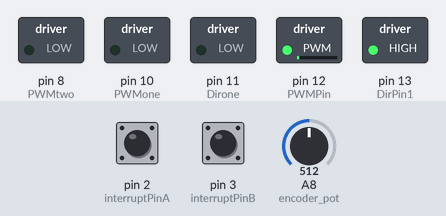
The sketch below on a simulated Arduino Mega 2560, built with avr-gcc and run on an emulated ATmega2560. On the bench: switched loads named in the sketch (green lamp = pin HIGH). The test bench sets the inputs (shaded band); at power-on: A8 (encoder_pot) = 512, pin 2 (interruptPinA) HIGH, pin 3 (interruptPinB) HIGH. The ROS host is connected and sends only what is stated.

Above: at 1.2 s.
1.3 s: A8 (encoder_pot) set to 505
At 2.5 s:
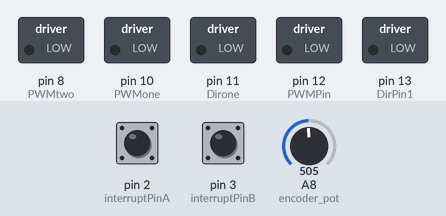
2.8 s: A8 (encoder_pot) set to 511
At 3.9 s:
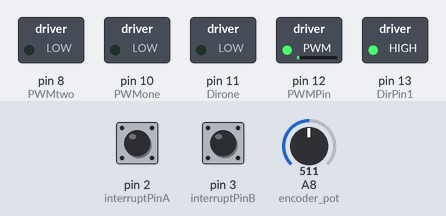
4.3 s: A8 (encoder_pot) set to 490
At 5.0 s:
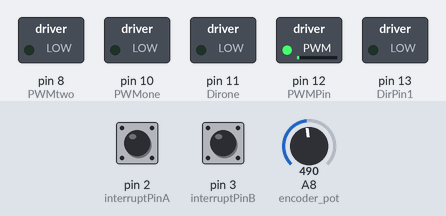
5.8 s: A8 (encoder_pot) set to 510
At 6.1 s:
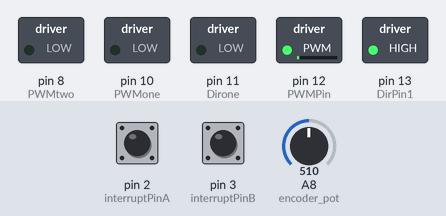
7.3 s: A8 (encoder_pot) set to 306
At 8.5 s:
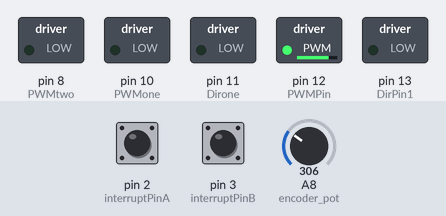
8.8 s: A8 (encoder_pot) set to 716
At 9.6 s:
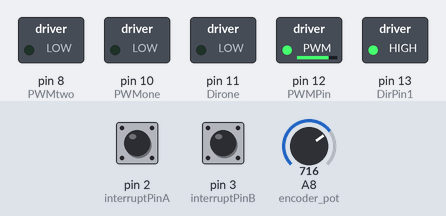
Timing chart, 0 to 11.3 s (numbered marks = the images above; inputs shaded):
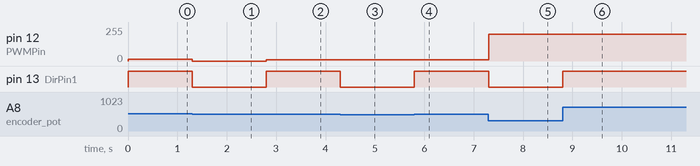

The sketch:

ECU.ino
```cpp
#include <ros.h>
#include <std_msgs/Int8MultiArray.h>

/*=====ROS 통신을 위한 변수========*/
  ros::NodeHandle nh;
  std_msgs::Int8MultiArray msg;

  int8_t _speed=0; //0 - 10 km/h
  int8_t angle=0; //-30 - 30 degree
  int8_t gear=0;
/*==============================*/


/*=====하드웨어 제어를 위한 변수========*/
  int encoder_pot = A8;    // 조향모터 가변저항 및 조향모터의 PID제어를 위한 변수
  int val;
  int encoder_val;
  float kp = 0.1;
  float ki = 0.00000 ;
  float kd = 2.00;
  float Theta, Theta_d;
  int dt;
  unsigned long t;
  unsigned long t_prev = 0;
  int val_prev =0;
  float e, e_prev = 0, inte, inte_prev = 0;
  float Vmax = 24;
  float Vmin = -24;
  float V = 0.1;
  void SteerCon(); // 조향 모터의 PID제어 함수
  int St_M = 512;// 직진 조향값
  int steering_angle = 300;

  const byte interruptPinA = 2;  // 구동모터의 엔코더센서 핀번호
  const byte interruptPinB = 3;
  volatile long EncoderCount = 0; // 엔코더 값 변수

  const byte PWMPin = 12; // 조향 모터의 모터드라이브 PWM,DIR 핀번호
  const byte DirPin1 = 13;

  int PWMone = 10; // 구동 모터의 모터드라이브 PWM1,PWM2,DIR1,DIR2 핀번호
  int Dirone = 11;
  int PWMtwo = 8;
  int Dirtwo = 9;
  void mDrive(); // 구동 모터의 OPEN LOOP 제어 함수

  int Speed, Steer,HSteer=0,HSpeed=0; // 상위 제어기와 통신을 위한 변수
  byte State, ESTOP, Mode,HGear=0;
  byte ALIVE = 0;
  char SendMessage[17];

  int Thro,Aux,Gear,ALIE,T,A,G,AL; // 조종기를 위한 변수
  void controller(); // 조종기 통신 함수
/*==============================*/

/*=====ROS 통신을 위한 함수========*/
void msgCallback(const std_msgs::Int8MultiArray& msg) {
  _speed=msg.data[0];
  angle=msg.data[1];
  gear=msg.data[2];
}

ros::Subscriber<std_msgs::Int8MultiArray> sub("SpeedAngleGear", &msgCallback);
/*==============================*/

void setup(){
  /*======ROS 통신========*/
  nh.initNode();
  nh.subscribe(sub);
  /*=====================*/
  pinMode(DirPin1, OUTPUT); // 조향 모터
  pinMode(PWMone,OUTPUT);
  pinMode(Dirone,OUTPUT); // 구동 모터
  pinMode(PWMtwo,OUTPUT);
  pinMode(Dirone,OUTPUT);
  pinMode(interruptPinA, INPUT_PULLUP); // 엔코더 핀
  pinMode(interruptPinB, INPUT_PULLUP);
  attachInterrupt(digitalPinToInterrupt(interruptPinA), ISR_EncoderA, CHANGE); // 엔코더 값을 읽기 위한 인터럽트 서비스 루틴
  attachInterrupt(digitalPinToInterrupt(interruptPinB), ISR_EncoderB, CHANGE);

  //State=1;
}

void loop(){
  /*=====for Debugging=======*/
  char ch[20]={0};
  if(angle>0){
    ch[0]=angle/10+48;
    ch[1]=angle%10+48;
  }
  else{
    ch[0]='-';
    ch[1]=-1*angle/10+48;
    ch[2]=-1*angle%10+48;
  }
  nh.loginfo(ch);
  /*============================*/
  HSpeed=_speed;
  HSteer=angle;
  HGear=gear;

  HSpeed = map(HSpeed, 0, 10, 0, 255);
  HSteer = map(HSteer, -30, 30, 0, 1000);
  Mdrive(HSpeed,HGear);    //SPEED값 제어
  SteerCon(HSteer);    //STEER값 제어

  nh.spinOnce();
  delay(1);
}

void SteerCon(float Q) { // 조향모터의 제어를 위한 함수, Q = 조향 목표값
    val = Q;
    if(val > St_M + steering_angle){  // 조향 최대값 제한
      val = St_M + steering_angle;
    }
    else if(val < St_M - steering_angle){ // 조향 최소값 제한
      val = St_M - steering_angle;
    }
    encoder_val = analogRead(encoder_pot);               // Read V_out from Feedback Pot
    t = millis();

    dt = (t - t_prev);                                  // Time step
    Theta = val;                                        // Theta= Actual Angular Position of the Motor
    Theta_d = encoder_val;                              // Theta_d= Desired Angular Position of the Motor

    e = Theta_d - Theta;                                // Error -> 목표 값에서 현재 값을 빼야하는 거 아닌가?
    inte = inte_prev + (dt * (e + e_prev) / 2);         // Integration of Error
    V = kp * e + ki * inte + (kd * (e - e_prev) / dt) ; // Controlling Function

    if (V > Vmax) {
      V = Vmax;
      inte = inte_prev;
    }
    if (V < Vmin) {
      V = Vmin;
      inte = inte_prev;
      val_prev= val;
    }
    int PWMval = int(255 * abs(V) / Vmax);
    if (PWMval > 200) {
      PWMval = 200;
    }
    if (V > 0.5) {
      digitalWrite(DirPin1, HIGH);
      analogWrite(PWMPin, PWMval);
    }
    else if (V < -0.5) {
      digitalWrite(DirPin1, LOW);
      analogWrite(PWMPin, PWMval);
    }
    else {
      digitalWrite(DirPin1, LOW);
      analogWrite(PWMPin, 0);
    }
    t_prev = t;
    inte_prev = inte;
    e_prev = e;
}

void Mdrive(int q,int w){ //구동모터의 제어를 위한 함수, q = Speed, w = 정,역방향 지정
  // 정방향
  if(w == 0){
    digitalWrite(Dirtwo,1);
    analogWrite(PWMtwo,q);
    digitalWrite(Dirone,0);
    analogWrite(PWMone,q);
  }

  // 역방향
  else if(w == 2){
    digitalWrite(Dirtwo,0);
    analogWrite(PWMtwo,q);
   digitalWrite(Dirone,1);
   analogWrite(PWMone,q);
  }

  // e-stop
  else if(w == 1){
    digitalWrite(Dirtwo,0);
    analogWrite(PWMtwo,0);
    digitalWrite(Dirone,0);
    analogWrite(PWMone,0);
  }
}

void ISR_EncoderA() { // 엔코더 값을 저장하기 위한 내부 인터럽트 서비스 함수
  bool PinB = digitalRead(interruptPinB);
  bool PinA = digitalRead(interruptPinA);

  if (PinB == LOW) {
    if (PinA == HIGH) {
      EncoderCount++;
    }
    else {
      EncoderCount--;
    }
  }

  else {
    if (PinA == HIGH) {
      EncoderCount--;
    }
    else {
      EncoderCount++;
    }
  }
}
void ISR_EncoderB() { // 엔코더 값을 저장하기 위한 내부 인터럽트 서비스 함수
  bool PinB = digitalRead(interruptPinA);
  bool PinA = digitalRead(interruptPinB);

  if (PinA == LOW) {
    if (PinB == HIGH) {
      EncoderCount--;
    }
    else {
      EncoderCount++;
    }
  }

  else {
    if (PinB == HIGH) {
      EncoderCount++;
    }
    else {
      EncoderCount--;
    }
  }
}

void controller() {
    ALIE = pulseIn(A0, HIGH, 50000);  //CH1,좌우 //ALIE는 STEER값임.
    // 아날로그3번 핀의 pwm입력신호가 LOW로 바뀐 순간부터 HIGH로 바뀌는 순간까지의 경과시간을 마이크로초 단위로 Rudd변수에 저장.
    // 만약, 50ms시간동안 펄스의 변화가 없다면, 0값이 Rudd변수에 저장된다.
    Thro = pulseIn(A1, HIGH, 50000);  //CH2, 앞뒤
    // 아날로그5번 핀의 pwm입력신호가 LOW로 바뀐 순간부터 HIGH로 바뀌는 순간까지의 경과시간을 마이크로초 단위로 Thro변수에 저장.
    // 만약, 50ms시간동안 펄스의 변화가 없다면, 0값이 Thro변수에 저장된다.
    Gear = pulseIn(A2, HIGH, 50000);  //SWA,CH5
    // 아날로그2번 핀의 pwm입력신호가 LOW로 바뀐 순간부터 HIGH로 바뀌는 순간까지의 경과시간을 마이크로초 단위로 Gear변수에 저장.
    // 만약, 50ms시간동안 펄스의 변화가 없다면, 0값이 Gear변수에 저장된다.
    Aux = pulseIn(A3, HIGH, 50000);   //VRA,CH6 +1 전진, -1 후진
    // 아날로그1번 핀의 pwm입력신호가 LOW로 바뀐 순간부터 HIGH로 바뀌는 순간까지의 경과시간을 마이크로초 단위로 Aux변수에 저장.
    // 만약, 50ms시간동안 펄스의 변화가 없다면, 0값이 Aux변수에 저장된다.


    T = Thro/50; Thro = T*50; A = Aux/50; Aux = A*50; G = Gear/50; Gear = G*50; AL = ALIE/50; ALIE = AL*50; // 조종기 신호 안정화

    if(ALIE>1700){ ALIE=1700; } else if(ALIE<1000){ ALIE = 1000; } // 조종기 ALIE(조향) 신호 최대 최소값 제한
    if(Thro>1600){ Thro=1600; }  else if(Thro<1000){ ESTOP = 1;} else{ESTOP=0;} // 조종기 THRO(구동) 신호 최대값 제한, Throttle Cut할때 ESTOP신호 주도록 설정
    //1850 대신에 1600으로 제한함
    Speed = map(Thro, 1050, 1850, -255, 255); // 조종기 THRO 신호를 Speed값으로 변환
    if(Speed>255){ Speed = 255; } else if(Speed<10 or ESTOP == 1 ){ Speed = 0; } // Speed값 최대 최소값 제한 및 ESTOP상황에서 멈추도록 설정
    Steer = map(ALIE, 1200, 1700,1023, 0); // 조종기 ALIE 신호를 Steer값으로 변환 //초속 3.6
    if(Steer>St_M+400){ Steer = St_M+400; } else if(Steer<St_M-400){ Steer = St_M-400; } // Steer값 최대 최소값 제한
    else if(Steer>St_M-20 and Steer<St_M+20){ Steer = St_M;} // 조향 유지를 위한 DeadZone

    if(Aux>1700){ Mode = 0;} else if(Aux<1700 and Aux>1300){ Mode = 1; Speed = 0; } else if(Aux<1300){ Mode = 2; }
    // 조종기 Aux신호를 주행 상태결정하는 Mode변수로 치환, Mode=0:직진, Mode=1:중립, Mode=2:후진

    if(Gear>500 and Aux > 500){ // 조종기가 On일때
     if(Gear<1200){ State = 1; } else{ State = 0; }
    // 조종기 Gear신호를 통해 자율주행모드, 수동주행모드 설정. State = 1:Auto mode, State = 0: Manual mode
     }
    else{ Speed = 0; Steer = 500; }  // 조종기가 Off일때 속도 0 조향 0
}
```

Measured:
- the behaviour switches between 506 and 505 on A8 (encoder_pot) (found by bisection; images 0 and 1)
- after the input at 1.3 s, pin 12 (PWMPin): 12/255 → 0/255 at once; pin 13 (DirPin1): HIGH → LOW at once
- after the input at 2.8 s, pin 12 (PWMPin): 0/255 → 11/255 at once; pin 13 (DirPin1): LOW → HIGH at once
- after the input at 4.3 s, pin 12 (PWMPin): 11/255 → 10/255 at once; pin 13 (DirPin1): HIGH → LOW at once
- after the input at 5.8 s, pin 13 (DirPin1): LOW → HIGH at once
- after the input at 7.3 s, pin 12 (PWMPin): 10/255 → 200/255 at once; pin 13 (DirPin1): HIGH → LOW at once
- after the input at 8.8 s, pin 13 (DirPin1): LOW → HIGH at once
